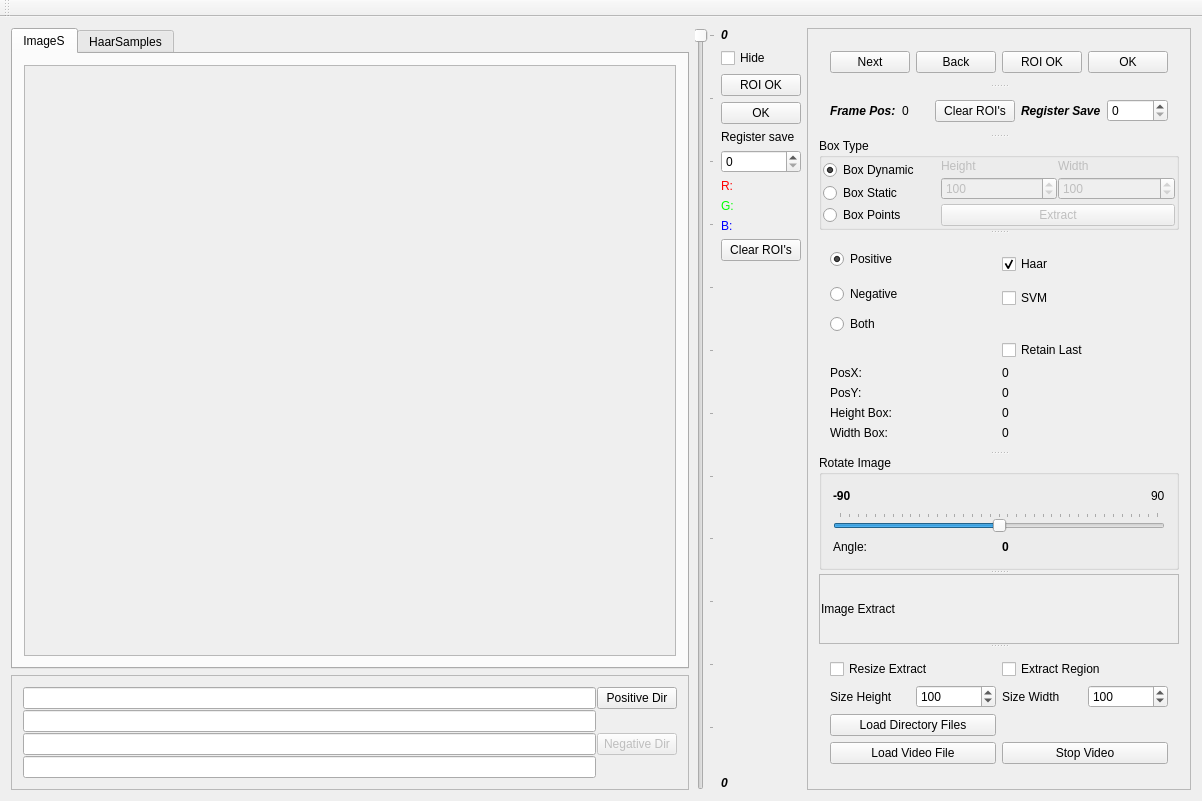
<?xml version="1.0" encoding="UTF-8"?>
<ui version="4.0">
 <class>MainWindow</class>
 <widget class="QMainWindow" name="MainWindow">
  <property name="geometry">
   <rect>
    <x>0</x>
    <y>0</y>
    <width>1202</width>
    <height>801</height>
   </rect>
  </property>
  <property name="windowTitle">
   <string>MainWindow</string>
  </property>
  <widget class="QWidget" name="centralWidget">
   <layout class="QHBoxLayout" name="horizontalLayout_23">
    <item>
     <layout class="QVBoxLayout" name="verticalLayout_6">
      <item>
       <widget class="QTabWidget" name="tabWidgetImage">
        <property name="sizePolicy">
         <sizepolicy hsizetype="MinimumExpanding" vsizetype="MinimumExpanding">
          <horstretch>0</horstretch>
          <verstretch>0</verstretch>
         </sizepolicy>
        </property>
        <property name="currentIndex">
         <number>0</number>
        </property>
        <widget class="QWidget" name="tabWidgetImagePage1">
         <attribute name="title">
          <string>ImageS</string>
         </attribute>
         <layout class="QVBoxLayout" name="verticalLayout">
          <item>
           <widget class="QScrollArea" name="scrollAreaIMAGE">
            <property name="widgetResizable">
             <bool>true</bool>
            </property>
            <widget class="QWidget" name="scrollAreaWidgetContents">
             <property name="geometry">
              <rect>
               <x>0</x>
               <y>0</y>
               <width>613</width>
               <height>551</height>
              </rect>
             </property>
             <property name="sizePolicy">
              <sizepolicy hsizetype="MinimumExpanding" vsizetype="MinimumExpanding">
               <horstretch>0</horstretch>
               <verstretch>0</verstretch>
              </sizepolicy>
             </property>
             <layout class="QHBoxLayout" name="horizontalLayout_25"/>
            </widget>
           </widget>
          </item>
         </layout>
        </widget>
        <widget class="QWidget" name="tab">
         <attribute name="title">
          <string>HaarSamples</string>
         </attribute>
         <layout class="QVBoxLayout" name="verticalLayout_3">
          <item>
           <layout class="QHBoxLayout" name="horizontalLayout_3">
            <item>
             <widget class="QLabel" name="label_10">
              <property name="text">
               <string>Path of 'createsamples'</string>
              </property>
             </widget>
            </item>
            <item>
             <widget class="QLineEdit" name="lineEditCreateSamples"/>
            </item>
            <item>
             <widget class="QPushButton" name="pushButtonCreateSamples">
              <property name="text">
               <string>Browse Loc.</string>
              </property>
             </widget>
            </item>
           </layout>
          </item>
          <item>
           <layout class="QHBoxLayout" name="horizontalLayout_4">
            <item>
             <widget class="QLabel" name="label_11">
              <property name="text">
               <string>Path Samples Out</string>
              </property>
             </widget>
            </item>
            <item>
             <widget class="QLineEdit" name="lineEditSamplesOut"/>
            </item>
            <item>
             <widget class="QPushButton" name="pushButtonSamplesOut">
              <property name="text">
               <string>Browse Loc.</string>
              </property>
             </widget>
            </item>
           </layout>
          </item>
          <item>
           <layout class="QHBoxLayout" name="horizontalLayout_17">
            <item>
             <widget class="QLabel" name="label_21">
              <property name="text">
               <string>Path .vec Out</string>
              </property>
             </widget>
            </item>
            <item>
             <widget class="QLineEdit" name="lineEditVecOut"/>
            </item>
            <item>
             <widget class="QPushButton" name="pushButtonVecOut">
              <property name="text">
               <string>Browse Loc.</string>
              </property>
             </widget>
            </item>
           </layout>
          </item>
          <item>
           <widget class="QGroupBox" name="groupBox_3">
            <property name="title">
             <string>Params</string>
            </property>
            <layout class="QVBoxLayout" name="verticalLayout_2">
             <item>
              <layout class="QHBoxLayout" name="horizontalLayout_13">
               <item>
                <layout class="QHBoxLayout" name="horizontalLayout_6">
                 <item>
                  <widget class="QLabel" name="label_13">
                   <property name="text">
                    <string>Max Angle (x)</string>
                   </property>
                  </widget>
                 </item>
                 <item>
                  <widget class="QDoubleSpinBox" name="doubleSpinBoxMaxAX"/>
                 </item>
                </layout>
               </item>
               <item>
                <layout class="QHBoxLayout" name="horizontalLayout_7">
                 <item>
                  <widget class="QLabel" name="label_14">
                   <property name="text">
                    <string>Max Angle (y)</string>
                   </property>
                  </widget>
                 </item>
                 <item>
                  <widget class="QDoubleSpinBox" name="doubleSpinBoxMaxAY"/>
                 </item>
                </layout>
               </item>
               <item>
                <layout class="QHBoxLayout" name="horizontalLayout_8">
                 <item>
                  <widget class="QLabel" name="label_15">
                   <property name="text">
                    <string>Max Angle (z)</string>
                   </property>
                  </widget>
                 </item>
                 <item>
                  <widget class="QDoubleSpinBox" name="doubleSpinBoxMaxAZ">
                   <property name="value">
                    <double>0.300000000000000</double>
                   </property>
                  </widget>
                 </item>
                </layout>
               </item>
              </layout>
             </item>
             <item>
              <layout class="QHBoxLayout" name="horizontalLayout_14">
               <item>
                <layout class="QHBoxLayout" name="horizontalLayout_5">
                 <item>
                  <widget class="QLabel" name="label_12">
                   <property name="text">
                    <string>Num Samples Out</string>
                   </property>
                  </widget>
                 </item>
                 <item>
                  <widget class="QSpinBox" name="spinBoxSamplesOut">
                   <property name="sizePolicy">
                    <sizepolicy hsizetype="Minimum" vsizetype="Fixed">
                     <horstretch>0</horstretch>
                     <verstretch>0</verstretch>
                    </sizepolicy>
                   </property>
                   <property name="maximum">
                    <number>500</number>
                   </property>
                   <property name="value">
                    <number>200</number>
                   </property>
                  </widget>
                 </item>
                </layout>
               </item>
               <item>
                <layout class="QHBoxLayout" name="horizontalLayout_9">
                 <item>
                  <widget class="QLabel" name="label_16">
                   <property name="text">
                    <string>BackGround Color</string>
                   </property>
                  </widget>
                 </item>
                 <item>
                  <widget class="QSpinBox" name="spinBoxBackGColor">
                   <property name="sizePolicy">
                    <sizepolicy hsizetype="Minimum" vsizetype="Fixed">
                     <horstretch>0</horstretch>
                     <verstretch>0</verstretch>
                    </sizepolicy>
                   </property>
                   <property name="maximum">
                    <number>500</number>
                   </property>
                   <property name="value">
                    <number>255</number>
                   </property>
                  </widget>
                 </item>
                </layout>
               </item>
               <item>
                <layout class="QHBoxLayout" name="horizontalLayout_10">
                 <item>
                  <widget class="QLabel" name="label_17">
                   <property name="text">
                    <string>BackGround Thresh</string>
                   </property>
                  </widget>
                 </item>
                 <item>
                  <widget class="QSpinBox" name="spinBoxBackGThresh">
                   <property name="sizePolicy">
                    <sizepolicy hsizetype="Minimum" vsizetype="Fixed">
                     <horstretch>0</horstretch>
                     <verstretch>0</verstretch>
                    </sizepolicy>
                   </property>
                   <property name="maximum">
                    <number>255</number>
                   </property>
                   <property name="value">
                    <number>8</number>
                   </property>
                  </widget>
                 </item>
                </layout>
               </item>
              </layout>
             </item>
             <item>
              <layout class="QHBoxLayout" name="horizontalLayout_16">
               <item>
                <layout class="QHBoxLayout" name="horizontalLayout_15">
                 <item>
                  <widget class="QLabel" name="label_20">
                   <property name="text">
                    <string>Max Deviation Intensity</string>
                   </property>
                  </widget>
                 </item>
                 <item>
                  <widget class="QSpinBox" name="spinBoxMaxDevInten">
                   <property name="sizePolicy">
                    <sizepolicy hsizetype="Minimum" vsizetype="Fixed">
                     <horstretch>0</horstretch>
                     <verstretch>0</verstretch>
                    </sizepolicy>
                   </property>
                   <property name="maximum">
                    <number>100</number>
                   </property>
                   <property name="value">
                    <number>40</number>
                   </property>
                  </widget>
                 </item>
                </layout>
               </item>
               <item>
                <layout class="QHBoxLayout" name="horizontalLayout_11">
                 <item>
                  <widget class="QLabel" name="label_18">
                   <property name="sizePolicy">
                    <sizepolicy hsizetype="Minimum" vsizetype="Preferred">
                     <horstretch>0</horstretch>
                     <verstretch>0</verstretch>
                    </sizepolicy>
                   </property>
                   <property name="text">
                    <string>Width Sample</string>
                   </property>
                  </widget>
                 </item>
                 <item>
                  <widget class="QSpinBox" name="spinBoxWidthSample">
                   <property name="sizePolicy">
                    <sizepolicy hsizetype="Minimum" vsizetype="Fixed">
                     <horstretch>0</horstretch>
                     <verstretch>0</verstretch>
                    </sizepolicy>
                   </property>
                   <property name="value">
                    <number>48</number>
                   </property>
                  </widget>
                 </item>
                </layout>
               </item>
               <item>
                <layout class="QHBoxLayout" name="horizontalLayout_12">
                 <item>
                  <widget class="QLabel" name="label_19">
                   <property name="sizePolicy">
                    <sizepolicy hsizetype="Minimum" vsizetype="Preferred">
                     <horstretch>0</horstretch>
                     <verstretch>0</verstretch>
                    </sizepolicy>
                   </property>
                   <property name="text">
                    <string>Height Sample</string>
                   </property>
                  </widget>
                 </item>
                 <item>
                  <widget class="QSpinBox" name="spinBoxHeightSample">
                   <property name="sizePolicy">
                    <sizepolicy hsizetype="Minimum" vsizetype="Fixed">
                     <horstretch>0</horstretch>
                     <verstretch>0</verstretch>
                    </sizepolicy>
                   </property>
                   <property name="value">
                    <number>48</number>
                   </property>
                  </widget>
                 </item>
                </layout>
               </item>
              </layout>
             </item>
            </layout>
           </widget>
          </item>
          <item>
           <widget class="QProgressBar" name="progressBarHaarSamples">
            <property name="value">
             <number>0</number>
            </property>
           </widget>
          </item>
          <item>
           <widget class="QPushButton" name="pushButtonExecuteHaarSamples">
            <property name="text">
             <string>Execute</string>
            </property>
           </widget>
          </item>
         </layout>
        </widget>
       </widget>
      </item>
      <item>
       <widget class="QFrame" name="frame_2">
        <property name="frameShape">
         <enum>QFrame::StyledPanel</enum>
        </property>
        <property name="frameShadow">
         <enum>QFrame::Raised</enum>
        </property>
        <layout class="QVBoxLayout" name="verticalLayout_7">
         <item>
          <layout class="QGridLayout" name="gridLayout_4">
           <property name="spacing">
            <number>1</number>
           </property>
           <item row="0" column="1">
            <widget class="QPushButton" name="pushButtonPositiveDir">
             <property name="text">
              <string>Positive Dir</string>
             </property>
            </widget>
           </item>
           <item row="1" column="0">
            <widget class="QLineEdit" name="lineEditImageDirOutput"/>
           </item>
           <item row="2" column="0">
            <widget class="QLineEdit" name="lineEditTXTDirNegative"/>
           </item>
           <item row="0" column="0">
            <widget class="QLineEdit" name="lineEditTXTDir">
             <property name="sizePolicy">
              <sizepolicy hsizetype="Expanding" vsizetype="Fixed">
               <horstretch>0</horstretch>
               <verstretch>0</verstretch>
              </sizepolicy>
             </property>
            </widget>
           </item>
           <item row="2" column="1">
            <widget class="QPushButton" name="pushButtonNegativeDir">
             <property name="enabled">
              <bool>false</bool>
             </property>
             <property name="text">
              <string>Negative Dir</string>
             </property>
            </widget>
           </item>
           <item row="3" column="0">
            <widget class="QLineEdit" name="lineEditImageDirOutputNeg"/>
           </item>
          </layout>
         </item>
        </layout>
       </widget>
      </item>
     </layout>
    </item>
    <item>
     <layout class="QHBoxLayout" name="horizontalLayout_18">
      <item>
       <widget class="QSlider" name="verticalSliderVIDEO">
        <property name="maximum">
         <number>1187</number>
        </property>
        <property name="singleStep">
         <number>1</number>
        </property>
        <property name="pageStep">
         <number>100</number>
        </property>
        <property name="sliderPosition">
         <number>0</number>
        </property>
        <property name="orientation">
         <enum>Qt::Vertical</enum>
        </property>
        <property name="invertedAppearance">
         <bool>true</bool>
        </property>
        <property name="invertedControls">
         <bool>true</bool>
        </property>
        <property name="tickPosition">
         <enum>QSlider::TicksBelow</enum>
        </property>
        <property name="tickInterval">
         <number>0</number>
        </property>
       </widget>
      </item>
      <item>
       <layout class="QVBoxLayout" name="verticalLayout_4">
        <item>
         <widget class="QLabel" name="label_2">
          <property name="font">
           <font>
            <weight>75</weight>
            <italic>true</italic>
            <bold>true</bold>
           </font>
          </property>
          <property name="text">
           <string>0</string>
          </property>
         </widget>
        </item>
        <item>
         <widget class="QCheckBox" name="checkBoxHide">
          <property name="sizePolicy">
           <sizepolicy hsizetype="Fixed" vsizetype="Fixed">
            <horstretch>0</horstretch>
            <verstretch>0</verstretch>
           </sizepolicy>
          </property>
          <property name="layoutDirection">
           <enum>Qt::LeftToRight</enum>
          </property>
          <property name="text">
           <string>Hide</string>
          </property>
         </widget>
        </item>
        <item>
         <widget class="QPushButton" name="pushButtonROIOK2">
          <property name="sizePolicy">
           <sizepolicy hsizetype="Fixed" vsizetype="Fixed">
            <horstretch>0</horstretch>
            <verstretch>0</verstretch>
           </sizepolicy>
          </property>
          <property name="text">
           <string>ROI OK</string>
          </property>
         </widget>
        </item>
        <item>
         <widget class="QPushButton" name="pushButtonOK2">
          <property name="sizePolicy">
           <sizepolicy hsizetype="Fixed" vsizetype="Fixed">
            <horstretch>0</horstretch>
            <verstretch>0</verstretch>
           </sizepolicy>
          </property>
          <property name="text">
           <string>OK</string>
          </property>
         </widget>
        </item>
        <item>
         <widget class="QLabel" name="labelRegSave2">
          <property name="text">
           <string>Register save</string>
          </property>
         </widget>
        </item>
        <item>
         <widget class="QSpinBox" name="spinBoxINFOTXT2">
          <property name="maximum">
           <number>65535</number>
          </property>
         </widget>
        </item>
        <item>
         <widget class="QLabel" name="label_R">
          <property name="styleSheet">
           <string notr="true">color: rgb(255, 0, 0);</string>
          </property>
          <property name="text">
           <string>R:</string>
          </property>
         </widget>
        </item>
        <item>
         <widget class="QLabel" name="label_G">
          <property name="styleSheet">
           <string notr="true">color: rgb(0, 255, 0);</string>
          </property>
          <property name="text">
           <string>G:</string>
          </property>
         </widget>
        </item>
        <item>
         <widget class="QLabel" name="label_B">
          <property name="styleSheet">
           <string notr="true">color: rgb(0, 0, 255);</string>
          </property>
          <property name="text">
           <string>B:</string>
          </property>
         </widget>
        </item>
        <item>
         <widget class="QPushButton" name="pushButtonClearRois">
          <property name="sizePolicy">
           <sizepolicy hsizetype="Fixed" vsizetype="Fixed">
            <horstretch>0</horstretch>
            <verstretch>0</verstretch>
           </sizepolicy>
          </property>
          <property name="text">
           <string>Clear ROI's</string>
          </property>
         </widget>
        </item>
        <item>
         <spacer name="verticalSpacer">
          <property name="orientation">
           <enum>Qt::Vertical</enum>
          </property>
          <property name="sizeHint" stdset="0">
           <size>
            <width>20</width>
            <height>40</height>
           </size>
          </property>
         </spacer>
        </item>
        <item>
         <widget class="QLabel" name="labelSliderFrame">
          <property name="font">
           <font>
            <weight>75</weight>
            <italic>true</italic>
            <bold>true</bold>
           </font>
          </property>
          <property name="text">
           <string>0</string>
          </property>
         </widget>
        </item>
       </layout>
      </item>
     </layout>
    </item>
    <item>
     <widget class="QFrame" name="frame">
      <property name="frameShape">
       <enum>QFrame::StyledPanel</enum>
      </property>
      <property name="frameShadow">
       <enum>QFrame::Raised</enum>
      </property>
      <layout class="QHBoxLayout" name="horizontalLayout_24">
       <item>
        <widget class="QSplitter" name="splitter">
         <property name="orientation">
          <enum>Qt::Vertical</enum>
         </property>
         <widget class="QWidget" name="layoutWidget">
          <layout class="QHBoxLayout" name="horizontalLayout_19">
           <property name="sizeConstraint">
            <enum>QLayout::SetFixedSize</enum>
           </property>
           <item>
            <widget class="QPushButton" name="pushButtonNEXT">
             <property name="text">
              <string>Next</string>
             </property>
            </widget>
           </item>
           <item>
            <widget class="QPushButton" name="pushButtonBACK">
             <property name="text">
              <string>Back</string>
             </property>
            </widget>
           </item>
           <item>
            <widget class="QPushButton" name="pushButtonROIOK">
             <property name="text">
              <string>ROI OK</string>
             </property>
            </widget>
           </item>
           <item>
            <widget class="QPushButton" name="pushButtonOK">
             <property name="text">
              <string>OK</string>
             </property>
            </widget>
           </item>
          </layout>
         </widget>
         <widget class="QWidget" name="layoutWidget">
          <layout class="QHBoxLayout" name="horizontalLayout_20">
           <item>
            <widget class="QLabel" name="label">
             <property name="font">
              <font>
               <weight>75</weight>
               <italic>true</italic>
               <bold>true</bold>
              </font>
             </property>
             <property name="text">
              <string>Frame Pos:</string>
             </property>
            </widget>
           </item>
           <item>
            <widget class="QLabel" name="labelPosFframeNumber">
             <property name="text">
              <string>0</string>
             </property>
            </widget>
           </item>
           <item>
            <widget class="QPushButton" name="pushButton">
             <property name="text">
              <string>Clear ROI's</string>
             </property>
            </widget>
           </item>
           <item>
            <widget class="QLabel" name="label_5">
             <property name="font">
              <font>
               <weight>75</weight>
               <italic>true</italic>
               <bold>true</bold>
              </font>
             </property>
             <property name="toolTip">
              <string>&lt;html&gt;&lt;head/&gt;&lt;body&gt;&lt;p align=&quot;center&quot;&gt;Registro desde el cual se empezara a numerar los frames en el archivo .txt que contiene la informacion de la posicion del frame positivo y negativo&lt;/p&gt;&lt;/body&gt;&lt;/html&gt;</string>
             </property>
             <property name="text">
              <string>Register Save</string>
             </property>
            </widget>
           </item>
           <item>
            <widget class="QSpinBox" name="spinBoxINFOTXT">
             <property name="maximum">
              <number>65535</number>
             </property>
            </widget>
           </item>
          </layout>
         </widget>
         <widget class="QGroupBox" name="groupBox">
          <property name="title">
           <string>Box Type</string>
          </property>
          <layout class="QGridLayout" name="gridLayout_2">
           <property name="leftMargin">
            <number>1</number>
           </property>
           <property name="topMargin">
            <number>1</number>
           </property>
           <property name="rightMargin">
            <number>1</number>
           </property>
           <property name="bottomMargin">
            <number>1</number>
           </property>
           <property name="spacing">
            <number>1</number>
           </property>
           <item row="0" column="0" rowspan="2">
            <widget class="QRadioButton" name="radioButtonBoxDynamic">
             <property name="text">
              <string>Box Dynamic</string>
             </property>
             <property name="checked">
              <bool>true</bool>
             </property>
            </widget>
           </item>
           <item row="0" column="1">
            <widget class="QLabel" name="labelHeightBoxStatic">
             <property name="enabled">
              <bool>false</bool>
             </property>
             <property name="text">
              <string>Height</string>
             </property>
            </widget>
           </item>
           <item row="0" column="2">
            <widget class="QLabel" name="labelWidthBoxStatic">
             <property name="enabled">
              <bool>false</bool>
             </property>
             <property name="text">
              <string>Width</string>
             </property>
            </widget>
           </item>
           <item row="1" column="1" rowspan="2">
            <widget class="QSpinBox" name="spinBoxHeightBoxStatic">
             <property name="enabled">
              <bool>false</bool>
             </property>
             <property name="minimum">
              <number>10</number>
             </property>
             <property name="maximum">
              <number>9999</number>
             </property>
             <property name="value">
              <number>100</number>
             </property>
            </widget>
           </item>
           <item row="1" column="2" rowspan="2">
            <widget class="QSpinBox" name="spinBoxWidthBoxStatic">
             <property name="enabled">
              <bool>false</bool>
             </property>
             <property name="minimum">
              <number>10</number>
             </property>
             <property name="maximum">
              <number>9999</number>
             </property>
             <property name="value">
              <number>100</number>
             </property>
            </widget>
           </item>
           <item row="2" column="0">
            <widget class="QRadioButton" name="radioButtonBoxStatic">
             <property name="text">
              <string>Box Static</string>
             </property>
            </widget>
           </item>
           <item row="3" column="0">
            <widget class="QRadioButton" name="radioButtonBoxPoints">
             <property name="text">
              <string>Box Points</string>
             </property>
            </widget>
           </item>
           <item row="3" column="1" colspan="2">
            <widget class="QPushButton" name="pushButtonExtract1">
             <property name="enabled">
              <bool>false</bool>
             </property>
             <property name="text">
              <string>Extract</string>
             </property>
            </widget>
           </item>
          </layout>
         </widget>
         <widget class="QWidget" name="layoutWidget">
          <layout class="QGridLayout" name="gridLayout">
           <item row="7" column="1">
            <widget class="QLabel" name="labelPosYi">
             <property name="text">
              <string>0</string>
             </property>
            </widget>
           </item>
           <item row="8" column="0">
            <widget class="QLabel" name="label_3">
             <property name="text">
              <string>Height Box:</string>
             </property>
            </widget>
           </item>
           <item row="7" column="0">
            <widget class="QLabel" name="label_6">
             <property name="text">
              <string>PosY:</string>
             </property>
            </widget>
           </item>
           <item row="6" column="1">
            <widget class="QLabel" name="labelPosXi">
             <property name="text">
              <string>0</string>
             </property>
            </widget>
           </item>
           <item row="2" column="0" rowspan="2" colspan="2">
            <widget class="QRadioButton" name="radioButtonNegative">
             <property name="sizePolicy">
              <sizepolicy hsizetype="Fixed" vsizetype="Fixed">
               <horstretch>0</horstretch>
               <verstretch>0</verstretch>
              </sizepolicy>
             </property>
             <property name="text">
              <string>Negative</string>
             </property>
            </widget>
           </item>
           <item row="8" column="1">
            <widget class="QLabel" name="labelHeightBox">
             <property name="text">
              <string>0</string>
             </property>
            </widget>
           </item>
           <item row="5" column="1">
            <widget class="QCheckBox" name="checkBoxRetainLast">
             <property name="text">
              <string>Retain Last</string>
             </property>
            </widget>
           </item>
           <item row="6" column="0">
            <widget class="QLabel" name="label_1">
             <property name="sizePolicy">
              <sizepolicy hsizetype="Preferred" vsizetype="Preferred">
               <horstretch>0</horstretch>
               <verstretch>0</verstretch>
              </sizepolicy>
             </property>
             <property name="text">
              <string>PosX:</string>
             </property>
            </widget>
           </item>
           <item row="0" column="0" rowspan="2" colspan="2">
            <widget class="QRadioButton" name="radioButtonPositive">
             <property name="sizePolicy">
              <sizepolicy hsizetype="Fixed" vsizetype="Fixed">
               <horstretch>0</horstretch>
               <verstretch>0</verstretch>
              </sizepolicy>
             </property>
             <property name="text">
              <string>Positive</string>
             </property>
             <property name="checked">
              <bool>true</bool>
             </property>
            </widget>
           </item>
           <item row="3" column="1">
            <widget class="QCheckBox" name="checkBoxSVM">
             <property name="text">
              <string>SVM</string>
             </property>
            </widget>
           </item>
           <item row="9" column="0">
            <widget class="QLabel" name="label_4">
             <property name="text">
              <string>Width Box: </string>
             </property>
            </widget>
           </item>
           <item row="1" column="1">
            <widget class="QCheckBox" name="checkBoxHaar">
             <property name="text">
              <string>Haar</string>
             </property>
             <property name="checked">
              <bool>true</bool>
             </property>
            </widget>
           </item>
           <item row="9" column="1">
            <widget class="QLabel" name="labelWidthBox">
             <property name="text">
              <string>0</string>
             </property>
            </widget>
           </item>
           <item row="4" column="0">
            <widget class="QRadioButton" name="radioButtonBoth">
             <property name="text">
              <string>Both</string>
             </property>
            </widget>
           </item>
          </layout>
         </widget>
         <widget class="QGroupBox" name="groupBox_2">
          <property name="font">
           <font>
            <weight>50</weight>
            <bold>false</bold>
           </font>
          </property>
          <property name="title">
           <string>Rotate Image</string>
          </property>
          <layout class="QVBoxLayout" name="verticalLayout_5">
           <item>
            <layout class="QHBoxLayout" name="horizontalLayout_21">
             <item>
              <widget class="QLabel" name="label_7">
               <property name="font">
                <font>
                 <weight>75</weight>
                 <bold>true</bold>
                </font>
               </property>
               <property name="text">
                <string>-90</string>
               </property>
              </widget>
             </item>
             <item>
              <spacer name="horizontalSpacer">
               <property name="orientation">
                <enum>Qt::Horizontal</enum>
               </property>
               <property name="sizeHint" stdset="0">
                <size>
                 <width>40</width>
                 <height>20</height>
                </size>
               </property>
              </spacer>
             </item>
             <item>
              <widget class="QLabel" name="label_9">
               <property name="text">
                <string>90</string>
               </property>
              </widget>
             </item>
            </layout>
           </item>
           <item>
            <widget class="QSlider" name="horizontalSliderAngle">
             <property name="minimum">
              <number>-90</number>
             </property>
             <property name="maximum">
              <number>90</number>
             </property>
             <property name="pageStep">
              <number>3</number>
             </property>
             <property name="tracking">
              <bool>true</bool>
             </property>
             <property name="orientation">
              <enum>Qt::Horizontal</enum>
             </property>
             <property name="invertedControls">
              <bool>false</bool>
             </property>
             <property name="tickPosition">
              <enum>QSlider::TicksAbove</enum>
             </property>
             <property name="tickInterval">
              <number>5</number>
             </property>
            </widget>
           </item>
           <item>
            <layout class="QHBoxLayout" name="horizontalLayout">
             <item>
              <widget class="QLabel" name="label_8">
               <property name="text">
                <string>Angle:</string>
               </property>
              </widget>
             </item>
             <item>
              <widget class="QLabel" name="labelAngleValue">
               <property name="font">
                <font>
                 <weight>75</weight>
                 <italic>false</italic>
                 <bold>true</bold>
                </font>
               </property>
               <property name="text">
                <string>0</string>
               </property>
              </widget>
             </item>
            </layout>
           </item>
          </layout>
         </widget>
         <widget class="QScrollArea" name="scrollAreaExtractRegion">
          <property name="widgetResizable">
           <bool>true</bool>
          </property>
          <widget class="QWidget" name="scrollAreaWidgetContents_2">
           <property name="geometry">
            <rect>
             <x>0</x>
             <y>0</y>
             <width>374</width>
             <height>76</height>
            </rect>
           </property>
           <layout class="QHBoxLayout" name="horizontalLayout_2">
            <property name="spacing">
             <number>1</number>
            </property>
            <property name="leftMargin">
             <number>1</number>
            </property>
            <property name="topMargin">
             <number>1</number>
            </property>
            <property name="rightMargin">
             <number>1</number>
            </property>
            <property name="bottomMargin">
             <number>1</number>
            </property>
            <item>
             <widget class="QLabel" name="labelImageExtract">
              <property name="sizePolicy">
               <sizepolicy hsizetype="Minimum" vsizetype="Minimum">
                <horstretch>0</horstretch>
                <verstretch>0</verstretch>
               </sizepolicy>
              </property>
              <property name="text">
               <string>Image Extract</string>
              </property>
             </widget>
            </item>
           </layout>
          </widget>
         </widget>
         <widget class="QWidget" name="layoutWidget">
          <layout class="QGridLayout" name="gridLayout_3">
           <item row="1" column="0" colspan="2">
            <layout class="QHBoxLayout" name="horizontalLayout_22">
             <item>
              <widget class="QLabel" name="labelResHeight">
               <property name="enabled">
                <bool>true</bool>
               </property>
               <property name="text">
                <string>Size Height</string>
               </property>
              </widget>
             </item>
             <item>
              <widget class="QSpinBox" name="spinBoxResHeight">
               <property name="enabled">
                <bool>true</bool>
               </property>
               <property name="minimum">
                <number>10</number>
               </property>
               <property name="maximum">
                <number>999</number>
               </property>
               <property name="value">
                <number>100</number>
               </property>
              </widget>
             </item>
             <item>
              <widget class="QLabel" name="labelResWidth">
               <property name="enabled">
                <bool>true</bool>
               </property>
               <property name="text">
                <string>Size Width</string>
               </property>
              </widget>
             </item>
             <item>
              <widget class="QSpinBox" name="spinBoxResWidth">
               <property name="enabled">
                <bool>true</bool>
               </property>
               <property name="minimum">
                <number>10</number>
               </property>
               <property name="maximum">
                <number>999</number>
               </property>
               <property name="value">
                <number>100</number>
               </property>
              </widget>
             </item>
            </layout>
           </item>
           <item row="0" column="1">
            <widget class="QCheckBox" name="checkBoxImageEXtractOnly">
             <property name="enabled">
              <bool>true</bool>
             </property>
             <property name="toolTip">
              <string>&lt;html&gt;&lt;head/&gt;&lt;body&gt;&lt;p&gt;Sirve para solo extraer la region de interes&lt;/p&gt;&lt;p&gt;Solo va ir la ubicacion de la region de la&lt;/p&gt;&lt;p&gt;la imagen extraida.&lt;/p&gt;&lt;/body&gt;&lt;/html&gt;</string>
             </property>
             <property name="text">
              <string>Extract Region</string>
             </property>
            </widget>
           </item>
           <item row="3" column="0">
            <widget class="QPushButton" name="pushButtonLoadVideo">
             <property name="text">
              <string>Load Video File</string>
             </property>
            </widget>
           </item>
           <item row="3" column="1">
            <widget class="QPushButton" name="pushButtonStopVideo">
             <property name="text">
              <string>Stop Video</string>
             </property>
            </widget>
           </item>
           <item row="0" column="0">
            <widget class="QCheckBox" name="checkBoxResizeEXtract">
             <property name="enabled">
              <bool>true</bool>
             </property>
             <property name="text">
              <string>Resize Extract</string>
             </property>
            </widget>
           </item>
           <item row="2" column="0">
            <widget class="QPushButton" name="pushButtonLoadDirectoryFil">
             <property name="text">
              <string>Load Directory Files</string>
             </property>
            </widget>
           </item>
          </layout>
         </widget>
        </widget>
       </item>
      </layout>
     </widget>
    </item>
   </layout>
  </widget>
  <widget class="QMenuBar" name="menuBar">
   <property name="geometry">
    <rect>
     <x>0</x>
     <y>0</y>
     <width>1202</width>
     <height>25</height>
    </rect>
   </property>
  </widget>
  <widget class="QToolBar" name="toolBar">
   <property name="windowTitle">
    <string>toolBar</string>
   </property>
   <attribute name="toolBarArea">
    <enum>TopToolBarArea</enum>
   </attribute>
   <attribute name="toolBarBreak">
    <bool>false</bool>
   </attribute>
  </widget>
 </widget>
 <layoutdefault spacing="6" margin="11"/>
 <resources/>
 <connections>
  <connection>
   <sender>verticalSliderVIDEO</sender>
   <signal>valueChanged(int)</signal>
   <receiver>labelPosFframeNumber</receiver>
   <slot>setNum(int)</slot>
   <hints>
    <hint type="sourcelabel">
     <x>724</x>
     <y>280</y>
    </hint>
    <hint type="destinationlabel">
     <x>860</x>
     <y>128</y>
    </hint>
   </hints>
  </connection>
  <connection>
   <sender>verticalSliderVIDEO</sender>
   <signal>valueChanged(int)</signal>
   <receiver>spinBoxINFOTXT</receiver>
   <slot>setValue(int)</slot>
   <hints>
    <hint type="sourcelabel">
     <x>671</x>
     <y>399</y>
    </hint>
    <hint type="destinationlabel">
     <x>1135</x>
     <y>106</y>
    </hint>
   </hints>
  </connection>
  <connection>
   <sender>verticalSliderVIDEO</sender>
   <signal>valueChanged(int)</signal>
   <receiver>spinBoxINFOTXT2</receiver>
   <slot>setValue(int)</slot>
   <hints>
    <hint type="sourcelabel">
     <x>662</x>
     <y>399</y>
    </hint>
    <hint type="destinationlabel">
     <x>733</x>
     <y>202</y>
    </hint>
   </hints>
  </connection>
 </connections>
</ui>
